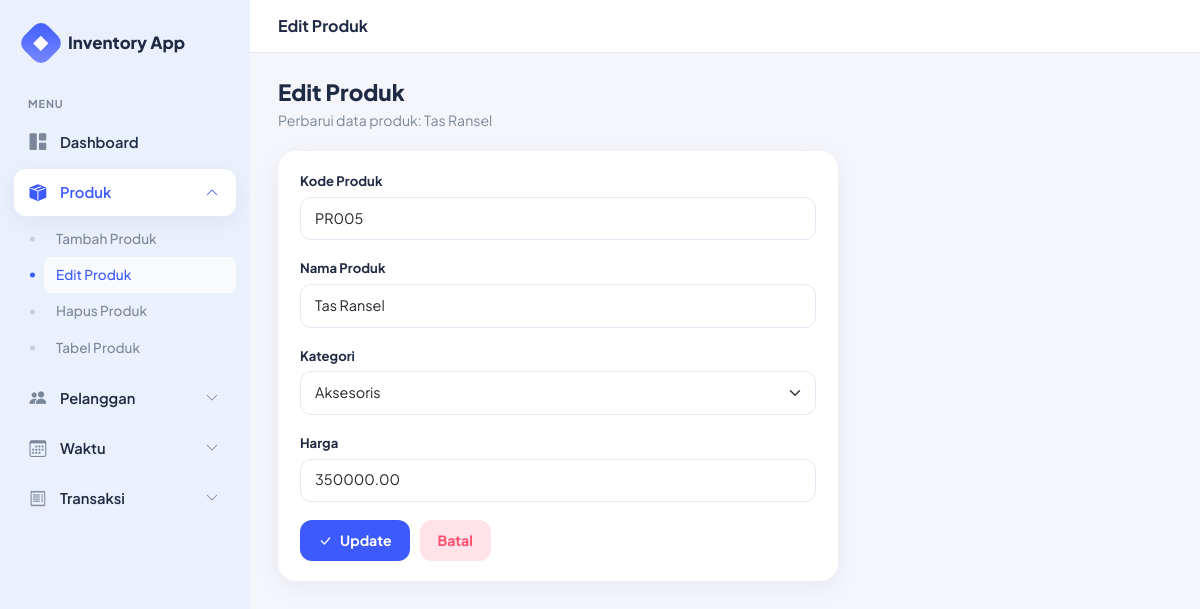
/produk/edit.php?id=5, run on the app's committed database.
### tables this page shows
CREATE TABLE `dim_produk` (
  `id_produk` int NOT NULL,
  `kode_produk` varchar(20) DEFAULT NULL,
  `nama_produk` varchar(100) DEFAULT NULL,
  `kategori` varchar(50) DEFAULT NULL,
  `harga` decimal(10,2) DEFAULT NULL
);

### produk/edit.php (the view, shortened to what this page needs)
<?php
include '../config/koneksi.php';
$id = isset($_GET['id']) ? (int)$_GET['id'] : 0;
$data = mysqli_fetch_assoc(
    mysqli_query($conn, "SELECT * FROM dim_produk WHERE id_produk='$id'")
);
$kategori_options = ['Elektronik','Pakaian','Makanan','Aksesoris'];
include '../includes/header.php';
?>
<div class="page-heading">
    <div>
        <h2>Edit Produk</h2>
        <p>Perbarui data produk: <?= htmlspecialchars($data['nama_produk']) ?></p>
    </div>
</div>
<div class="surface-card form-shell">
    <form method="POST">
        <div class="field">
            <label>Kode Produk</label>
            <input type="text" name="kode_produk" class="form-control" value="<?= htmlspecialchars($data['kode_produk']) ?>" required>
        </div>
        <div class="field">
            <label>Nama Produk</label>
            <input type="text" name="nama_produk" class="form-control" value="<?= htmlspecialchars($data['nama_produk']) ?>" required>
        </div>
        <div class="field">
            <label>Kategori</label>
            <select name="kategori" class="form-select">
                <?php foreach($kategori_options as $opt): ?>
                    <option value="<?= $opt ?>" <?= $data['kategori']===$opt?'selected':'' ?>><?= $opt ?></option>
                <?php endforeach; ?>
            </select>
        </div>
        <div class="field">
            <label>Harga</label>
            <input type="number" name="harga" class="form-control" min="0" value="<?= htmlspecialchars($data['harga']) ?>" required>
        </div>
        <div class="form-actions">
            <button type="submit" name="update" class="btn-app-primary">
                <i class="bi bi-check-lg"></i> Update
            </button>
            <a href="index.php" class="btn-app-cancel">Batal</a>
        </div>
    </form>
</div>
<?php include '../includes/footer.php'; ?>

### assets/css/style.css (style rules this page uses)
:root { --primary: #3D5AFE; --primary-dark: #2C3FD1; --primary-soft: #E8ECFF; --sidebar-bg: #EAF0FC; --sidebar-active: #FFFFFF; --bg-page: #F4F6FB; --text-dark: #1F2A44; --text-muted: #7C879B; --border-soft: #E3E8F2; --danger: #FF4D6D; --danger-soft: #FFE3E8; --success: #18B26B; --radius-lg: 18px; --radius-md: 12px; --shadow-soft: 0 6px 24px rgba(31, 42, 68, 0.06); }
* { box-sizing:border-box; }
body { font-family:'Plus Jakarta Sans','Inter',system-ui,-apple-system,sans-serif; background:var(--bg-page); color:var(--text-dark); margin:0; min-height:100vh; }
a { text-decoration:none; }
.page-heading { display:flex; align-items:flex-end; justify-content:space-between; flex-wrap:wrap; gap:12px; margin-bottom:20px; }
.page-heading h2 { font-size:1.4rem; font-weight:800; margin:0 0 4px; }
.page-heading p { margin:0; color:var(--text-muted); font-size:.88rem; }
.surface-card { background:#fff; border-radius:var(--radius-lg); box-shadow:var(--shadow-soft); padding:20px 22px; margin-bottom:22px; }
.btn-app-primary { background:var(--primary); border:none; color:#fff; padding:10px 18px; border-radius:12px; font-weight:700; font-size:.88rem; display:inline-flex; align-items:center; gap:8px; white-space:nowrap; }
.btn-app-cancel { background:var(--danger-soft); border:none; color:var(--danger); padding:10px 18px; border-radius:12px; font-weight:700; font-size:.88rem; }
.form-shell { max-width:560px; }
.form-shell label { font-weight:700; font-size:.82rem; color:var(--text-dark); margin-bottom:6px; display:block; }
.form-shell .form-control, .form-shell .form-select { border-radius:11px; border:1px solid var(--border-soft); padding:10px 14px; font-size:.9rem; }
.form-shell .field { margin-bottom:18px; }
.form-shell .form-actions { display:flex; gap:10px; margin-top:6px; }

### data on the page
dim_produk: nama_produk "Tas Ransel", kode_produk "PR005", kategori "Aksesoris", harga "350000.00"

### other printed values
$page_title "Edit Produk"
